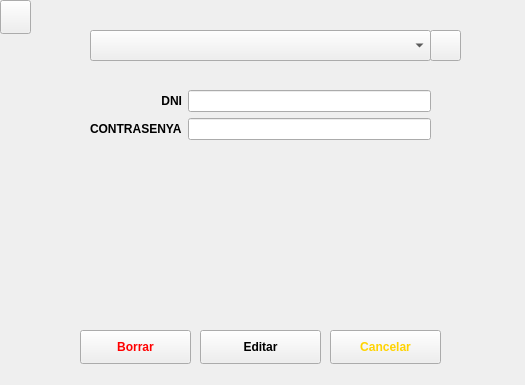
<?xml version="1.0" encoding="UTF-8"?>
<ui version="4.0">
 <class>Form</class>
 <widget class="QWidget" name="Form">
  <property name="geometry">
   <rect>
    <x>0</x>
    <y>0</y>
    <width>525</width>
    <height>385</height>
   </rect>
  </property>
  <property name="windowTitle">
   <string>Form</string>
  </property>
  <widget class="QComboBox" name="cbUsers">
   <property name="geometry">
    <rect>
     <x>90</x>
     <y>30</y>
     <width>341</width>
     <height>31</height>
    </rect>
   </property>
  </widget>
  <widget class="QPushButton" name="editBtn">
   <property name="geometry">
    <rect>
     <x>200</x>
     <y>330</y>
     <width>121</width>
     <height>34</height>
    </rect>
   </property>
   <property name="font">
    <font>
     <weight>75</weight>
     <bold>true</bold>
    </font>
   </property>
   <property name="text">
    <string>Editar</string>
   </property>
  </widget>
  <widget class="QWidget" name="formLayoutWidget">
   <property name="geometry">
    <rect>
     <x>90</x>
     <y>90</y>
     <width>341</width>
     <height>201</height>
    </rect>
   </property>
   <layout class="QFormLayout" name="formLayout">
    <property name="labelAlignment">
     <set>Qt::AlignRight|Qt::AlignTrailing|Qt::AlignVCenter</set>
    </property>
    <item row="0" column="0">
     <widget class="QLabel" name="label">
      <property name="font">
       <font>
        <weight>75</weight>
        <bold>true</bold>
       </font>
      </property>
      <property name="text">
       <string>DNI</string>
      </property>
      <property name="alignment">
       <set>Qt::AlignRight|Qt::AlignTrailing|Qt::AlignVCenter</set>
      </property>
     </widget>
    </item>
    <item row="0" column="1">
     <widget class="QLineEdit" name="lineEditDni">
      <property name="readOnly">
       <bool>true</bool>
      </property>
     </widget>
    </item>
    <item row="1" column="0">
     <widget class="QLabel" name="label_2">
      <property name="font">
       <font>
        <weight>75</weight>
        <bold>true</bold>
       </font>
      </property>
      <property name="text">
       <string>CONTRASENYA</string>
      </property>
     </widget>
    </item>
    <item row="1" column="1">
     <widget class="QLineEdit" name="lineEditPasswd">
      <property name="readOnly">
       <bool>true</bool>
      </property>
     </widget>
    </item>
   </layout>
  </widget>
  <widget class="QPushButton" name="deleteBtn">
   <property name="geometry">
    <rect>
     <x>80</x>
     <y>330</y>
     <width>111</width>
     <height>34</height>
    </rect>
   </property>
   <property name="font">
    <font>
     <weight>75</weight>
     <bold>true</bold>
    </font>
   </property>
   <property name="cursor">
    <cursorShape>ArrowCursor</cursorShape>
   </property>
   <property name="whatsThis">
    <string>Borrar pacient</string>
   </property>
   <property name="styleSheet">
    <string notr="true">color: red;</string>
   </property>
   <property name="text">
    <string>Borrar</string>
   </property>
  </widget>
  <widget class="QPushButton" name="cancelBtn">
   <property name="geometry">
    <rect>
     <x>330</x>
     <y>330</y>
     <width>111</width>
     <height>34</height>
    </rect>
   </property>
   <property name="font">
    <font>
     <weight>75</weight>
     <bold>true</bold>
    </font>
   </property>
   <property name="whatsThis">
    <string>Cancelar modificacio</string>
   </property>
   <property name="styleSheet">
    <string notr="true">color: #FFD300;</string>
   </property>
   <property name="text">
    <string>Cancelar</string>
   </property>
  </widget>
  <widget class="QPushButton" name="refresh_combo_box_btn">
   <property name="geometry">
    <rect>
     <x>430</x>
     <y>30</y>
     <width>31</width>
     <height>31</height>
    </rect>
   </property>
   <property name="text">
    <string/>
   </property>
  </widget>
  <widget class="QPushButton" name="backButton">
   <property name="geometry">
    <rect>
     <x>0</x>
     <y>0</y>
     <width>31</width>
     <height>34</height>
    </rect>
   </property>
   <property name="text">
    <string/>
   </property>
  </widget>
 </widget>
 <resources/>
 <connections/>
</ui>
